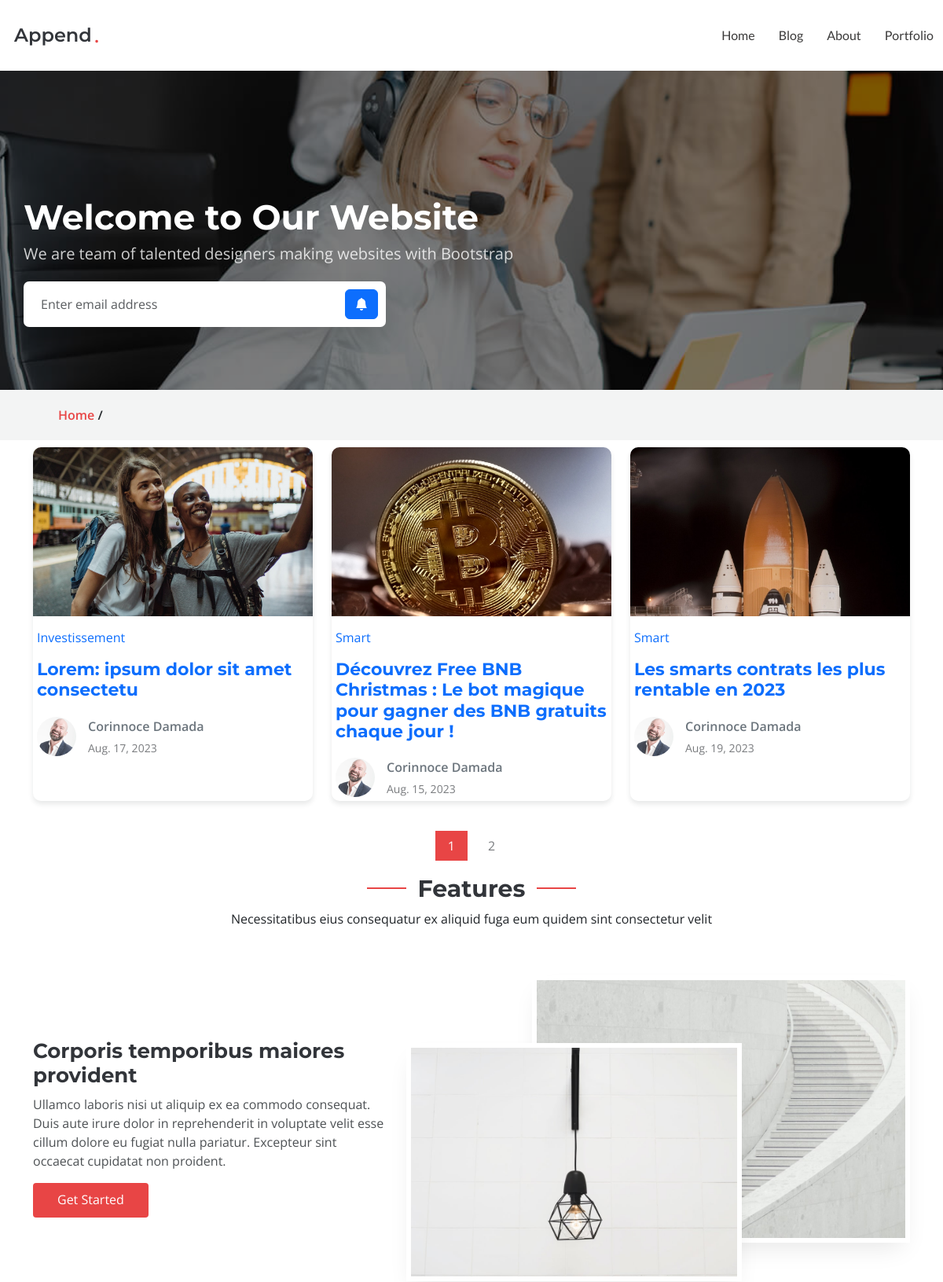
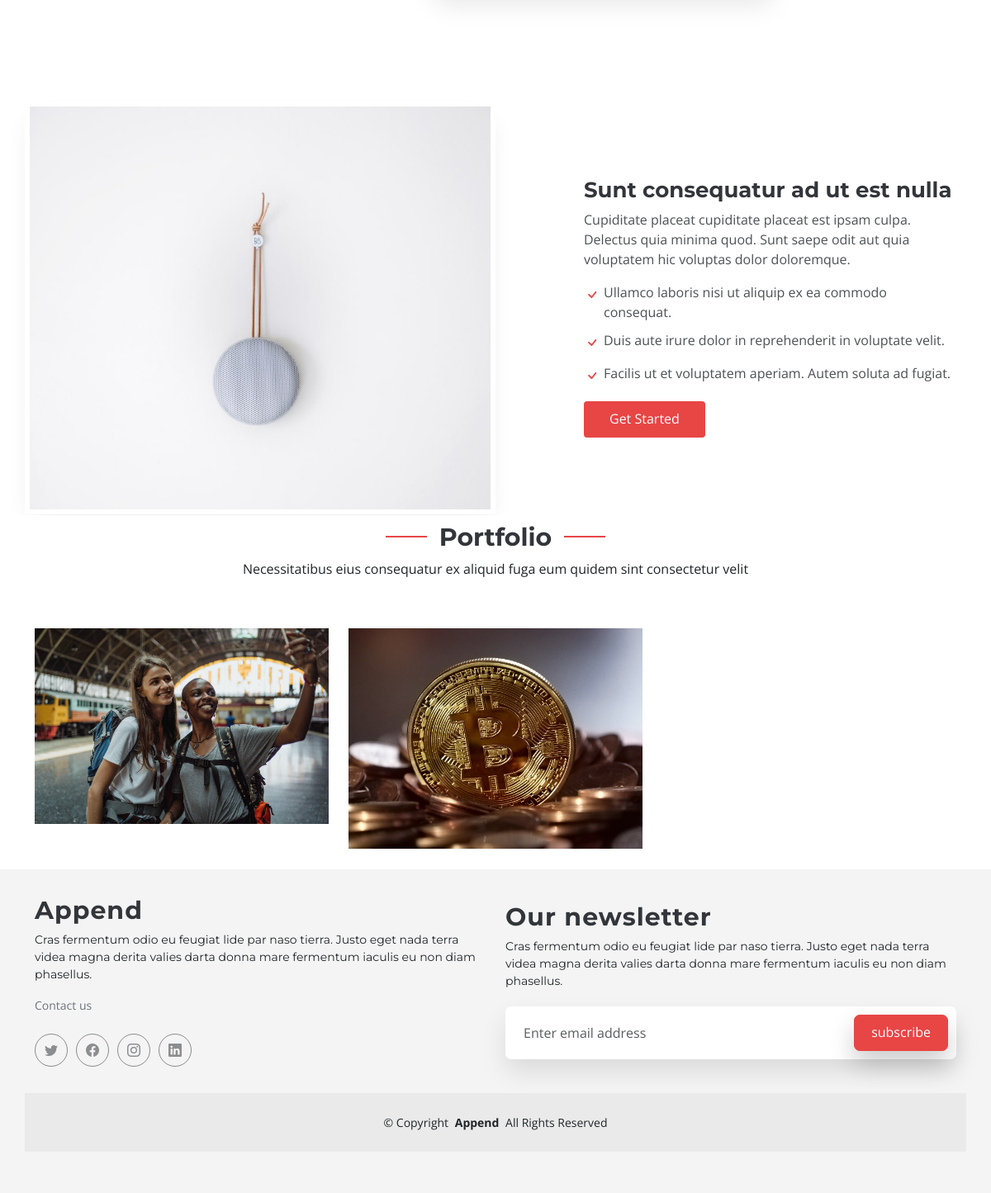
The page / on the database its author committed (2 pictures, top to bottom).
### article/models.py (models this page shows, shortened)
class Article(models.Model):
    title = models.CharField(max_length=300)
    category = models.ForeignKey(Category, on_delete=models.CASCADE)
    picture = models.ImageField(upload_to='images/articles/',blank=True, null=True)
    cloudpicture = models.CharField(max_length=3000,blank=True)
    description = models.TextField(blank=True, null=True)
    slug = models.SlugField(max_length=1000,blank=True, null=True)
    author = models.ForeignKey(Author,on_delete=models.CASCADE)
    created_at = models.DateTimeField(auto_now=True)
    sendmail = models.BooleanField(default=True)
    published = models.BooleanField(default=False)
    created_at = models.DateField(auto_now=True, auto_now_add=False)

class Category(models.Model):
    name = models.CharField(max_length=254)
    picture = models.ImageField(upload_to='images/categories/',blank=True, null=True)
    cloudpicture = models.CharField(max_length=3000,blank=True)
    slug = models.SlugField(max_length=1000,blank=True, null=True)

class Author(models.Model):
    name = models.CharField(max_length=500)
    picture = models.ImageField(upload_to='images/authors/',blank=True, null=True)
    cloudpicture = models.CharField(max_length=10000,null=True,blank=True)
    description = models.TextField(blank=True)
    facebook = models.CharField(max_length=50000, blank=True, null=True)
    twitter = models.CharField(max_length=50000, blank=True, null=True)
    whatsapp = models.CharField(max_length=50000, blank=True, null=True)

### article/views.py (the view)
# urls.py: path('',index,name="index"),
def index(request):
    context={}
    articles = Article.objects.filter(published=True)
    context['portfolio'] = Article.objects.filter(published=True,picture__isnull=False).order_by('-created_at')[:4]
    context['articles'] = paginate(request,articles,3)
    return render(request,'index.html',context)

### article/models.py (called while the page is built)
def paginate(request,objects,nbre):
    paginator = Paginator(objects,nbre)
    page = request.GET.get('page')
    return paginator.get_page(page)

### templates/index.html (shortened to what this page needs)
{% extends 'base.html' %}
{% load static %}
{% block hero %}
  <section id="hero" class="hero">
      <img src="{% static 'assets/img/services.jpg' %}" class="img-fluid" alt="" data-aos="fade-in">
      <div class="container">
        <div class="row">
          <div class="col-lg-10">
            <h2 data-aos="fade-up" data-aos-delay="100">Welcome to Our Website</h2>
            <p data-aos="fade-up" data-aos-delay="200">We are team of talented designers making websites with Bootstrap</p>
          </div>
          <div class="col-lg-5">
            <form action="{% url 'subscribe' %}" method="POST" class="sign-up-form d-flex" data-aos="fade-up" data-aos-delay="100">
                <input type="text" name="email" class="form-control" placeholder="Enter email address">
                <button  class="btn btn-primary"><i class="bi bi-bell-fill"></i></button>
            </form>
        </div>
      </div>
      </div>
  </section>
{% endblock hero %}
{% block content %}
    <div data-aos="fade" class="page-title mb-2">
        <nav class="breadcrumbs">
            <div class="container">
                <ol>
                    <li><a href="#">Home </a>/</li>
                </ol>
            </div>
        </nav>
    </div>
    {% include 'inc/blog.html' %}
    <section id="about" class="features mb-2">
        <div class="container section-title" data-aos="fade-up">
            <h2>Features</h2>
            <p>Necessitatibus eius consequatur ex aliquid fuga eum quidem sint consectetur velit</p>
        </div>
        <div class="container">
            <div class="row gy-4 align-items-center features-item">
                <div class="col-lg-5 order-2 order-lg-1" data-aos="fade-up" data-aos-delay="200">
                    <h3>Corporis temporibus maiores provident</h3>
                    <p>
                    Ullamco laboris nisi ut aliquip ex ea commodo consequat. Duis aute irure dolor in reprehenderit in voluptate
                    velit esse cillum dolore eu fugiat nulla pariatur. Excepteur sint occaecat cupidatat non proident.
                    </p>
                    <a href="#" class="btn btn-get-started">Get Started</a>
                </div>
                <div class="col-lg-7 order-1 order-lg-2 d-flex align-items-center" data-aos="zoom-out" data-aos-delay="100">
                    <div class="image-stack">
                        <img src="{% static 'assets/img/features-light-1.jpg' %}" alt="" class="stack-front">
                        <img src="{% static 'assets/img/features-light-2.jpg' %}" alt="" class="stack-back">
                    </div>
                </div>
            </div>
            <div class="row gy-4 align-items-stretch justify-content-between features-item ">
                <div class="col-lg-6 d-flex align-items-center features-img-bg" data-aos="zoom-out">
                    <img src="{% static 'assets/img/features-light-3.jpg' %}" class="img-fluid" alt="">
                </div>
                <div class="col-lg-5 d-flex justify-content-center flex-column" data-aos="fade-up">
                    <h3>Sunt consequatur ad ut est nulla</h3>
                    <p>Cupiditate placeat cupiditate placeat est ipsam culpa. Delectus quia minima quod. Sunt saepe odit aut quia voluptatem hic voluptas dolor doloremque.</p>
                    <ul>
                        <li><i class="bi bi-check"></i> <span>Ullamco laboris nisi ut aliquip ex ea commodo consequat.</span></li>
                        <li><i class="bi bi-check"></i><span> Duis aute irure dolor in reprehenderit in voluptate velit.</span></li>
                        <li><i class="bi bi-check"></i> <span>Facilis ut et voluptatem aperiam. Autem soluta ad fugiat</span>.</li>
                    </ul>
                    <a href="#" class="btn btn-get-started align-self-start">Get Started</a>
                </div>
            </div>
        </div>
    </section>
    <section id="portfolio" class=" mb-4 portfolio">
        <div class="container section-title" data-aos="fade-up">
          <h2>Portfolio</h2>
          <p>Necessitatibus eius consequatur ex aliquid fuga eum quidem sint consectetur velit</p>
        </div>
        <div class="container">
          <div class="isotope-layout" data-default-filter="*" data-layout="masonry" data-sort="original-order">
            <div class="row gy-4 isotope-container" data-aos="fade-up" data-aos-delay="200">
               {% for folio in portfolio %}
                {% if folio.picture %}
                  <div class="col-md-4 portfolio-item isotope-item filter-app">
                    <img src="{{folio.picture.url}}" class="img-fluid" alt="">
                  </div>
                  {% endif %}
              {% endfor %}
            </div>
          </div>
        </div>
    </section>
{% endblock content %}

### templates/base.html (shortened to what this page needs)
{% load static %}
<!DOCTYPE html>
<html lang="fr">
<head>
  <link href="{% static 'assets/vendor/bootstrap/css/bootstrap.min.css' %}" rel="stylesheet">
  <link href="{% static 'assets/vendor/bootstrap-icons/bootstrap-icons.css' %}" rel="stylesheet">
  <link href="{% static 'assets/vendor/glightbox/css/glightbox.min.css' %}" rel="stylesheet">
  <link href="{% static 'assets/vendor/swiper/swiper-bundle.min.css' %}" rel="stylesheet">
  <link href="{% static 'assets/vendor/aos/aos.css' %}" rel="stylesheet">
  <link href="{% static 'assets/css/main.css' %}" rel="stylesheet">
</head>
<body class="services-details-page" data-bs-spy="scroll" data-bs-target="#navmenu">
  <header id="header" class="header sticky-top d-flex align-items-center">
    <div class="container-fluid d-flex align-items-center justify-content-between">
      <a href="#" class="logo d-flex align-items-center me-auto me-xl-0">
        <h1>Append</h1>
        <span>.</span>
      </a>
      <nav id="navmenu" class="navmenu">
        <ul>
          <li><a href="{% url 'index' %}">Home</a></li>
          <li><a href="{% url 'blog' %}">Blog</a></li>
          <li><a href="{% url 'index' %}#about">About</a></li>
          <li><a href="{% url 'index' %}#portfolio">Portfolio</a></li>
        </ul>
      </nav>
      <span class="btn-getstarted" href="#"></span>
    </div>
  </header>
  <main id="main">
    {% block hero %}
    {% endblock hero %}
    {% block content %}
    {% endblock content %}
  </main>
  <footer id="footer" class="footer mt-4 ">
    <div class="container footer-top">
      <div class="row">
        <div class="col-lg-6 col-md-6 col-12 footer-about">
          <a href="{% url 'index' %}" class="logo d-flex align-items-center">
            <span>Append</span>
          </a>
          <p>Cras fermentum odio eu feugiat lide par naso tierra. Justo eget nada terra videa magna derita valies darta donna mare fermentum iaculis eu non diam phasellus.</p>
          <div class="text-secondary">Contact us</div>
          <div class="social-links d-flex mt-4 mb-2">
            <a href=""><i class="bi bi-twitter"></i></a>
            <a href=""><i class="bi bi-facebook"></i></a>
            <a href=""><i class="bi bi-instagram"></i></a>
            <a href=""><i class="bi bi-linkedin"></i></a>
          </div>
        </div>
        <div class="col-lg-6 col-md-6 col-12  mt-2  footer-about">
            <a href="#" class="logo d-flex align-items-center">
              <span>Our newsletter</span>
            </a>
            <p>
              Cras fermentum odio eu feugiat lide par naso tierra. Justo eget nada terra videa magna derita valies darta donna mare fermentum iaculis eu non diam phasellus.
            </p>
            <div class="news">
              <form action="{% url 'subscribe' %}" method="POST" class="sign-up-news d-flex">
                <input type="text" name="email" class="form-control" placeholder="Enter email address">
                <input type="submit" class="btn btn-primary" value="subscribe">
              </form>
          </div>
        </div>
      </div>
    </div>
    <div class="container copyright text-center mt-4">
      <p>&copy; <span>Copyright</span> <strong class="px-1">Append</strong> <span>All Rights Reserved</span></p>
    </div>
  </footer>
</body>
</html>

### templates/inc/blog.html (shortened to what this page needs)
{% load static %}
    <section id="blog" class="blog mb-2">
        <div class="container" data-aos="fade-up" data-aos-delay="100">
            <div class="row gy-4 posts-list">
                {% for article in articles %}
                    <div class="col-xl-4 mb-2 col-lg-6">
                        <article>
                          <a href="{% url 'detail' article.slug %}">
                          <div class="post-img">
                              {% if article.picture %}
                                <img src="{{article.picture.url}}" alt="" class="img-fluid">
                              {% elif article.cloudpicture %}
                                <img src="{{article.cloudpicture}}" alt="" class="img-fluid">
                              {% elif article.category.picture.url %}
                                <img src="{{article.category.picture.url}}" alt="" class="img-fluid">
                              {% else %}
                                <img src="{{article.category.cloudpicture}}" alt="" class="img-fluid">
                              {% endif %}
                          </div>
                          <p class=" text-primary ">{{article.category.name}}</p>
                          <h2 class="title  text-primary ">
                              {{article.title}}
                          </h2>
                          <div class="d-flex align-items-center">
                            {% if article.author.cloudpicture %}
                              <img src="{{article.author.cloudpicture}}" alt="" class="img-fluid post-author-img flex-shrink-0">
                            {% elif article.author.picture.url %}
                              <img src="{{article.author.picture.url}}" alt="" class="img-fluid post-author-img flex-shrink-0">
                            {% else %}
                              <img src="{% static 'assets/img/blog/blog-author.jpg' %}" alt="" class="img-fluid post-author-img flex-shrink-0">
                            {% endif %}
                              <div class="post-meta">
                              <p class="post-author text-secondary">{{article.author.name}}</p>
                              <p class="post-date">
                                  <time datetime="2022-01-01">{{article.created_at}}</time>
                              </p>
                              </div>
                          </div>
                          </a>
                        </article>
                    </div>
                {% endfor %}
            </div>
            <div class="pagination mb-2 d-flex justify-content-center">
            <ul>
                <li class="active"><a href="#">{{articles.number}}</a></li>
              {% if articles.has_next %}
                <li><a href="?page={{articles.next_page_number}}">{{articles.next_page_number}}</a></li>
              {% endif %}
            </ul>
            </div>
        </div>
    </section>

### templates/base.html (style rules this page uses)
.sign-up-news { margin-top: 20px; padding: 10px; border-radius: 7px; background: #ffff; box-shadow: 0 15px 30px 0 rgba(0, 0, 0, 0.1); }
.sign-up-news .form-control { border: none; background: #ffff; outline: none; }
.sign-up-news input[type=submit] { box-shadow: 0 15px 30px 0 rgba(0, 0, 0, 0.2); background-color: var(--color-primary); border-color: var(--color-primary); padding: 8px 20px 10px 20px; border-radius: 7px; color: var(--color-inverse); }

### rows shown on the page
Article: picture (picture), category.name "Investissement", title "Lorem: ipsum dolor sit amet consectetu", author.picture (picture), author.name "Corinnoce Damada", created_at "Aug. 17, 2023"
Article: picture (picture), category.name "Smart", title "Découvrez Free BNB Christmas : Le bot magique pour gagner des BNB gratuits chaque jour !", author.picture (picture), author.name "Corinnoce Damada", created_at "Aug. 15, 2023"
Article: category.picture (picture), category.name "Smart", title "Les smarts contrats les plus rentable en 2023", author.picture (picture), author.name "Corinnoce Damada", created_at "Aug. 19, 2023"

### other values the page prints
{{ articles.number }} "1"
{{ articles.next_page_number }} "2"
